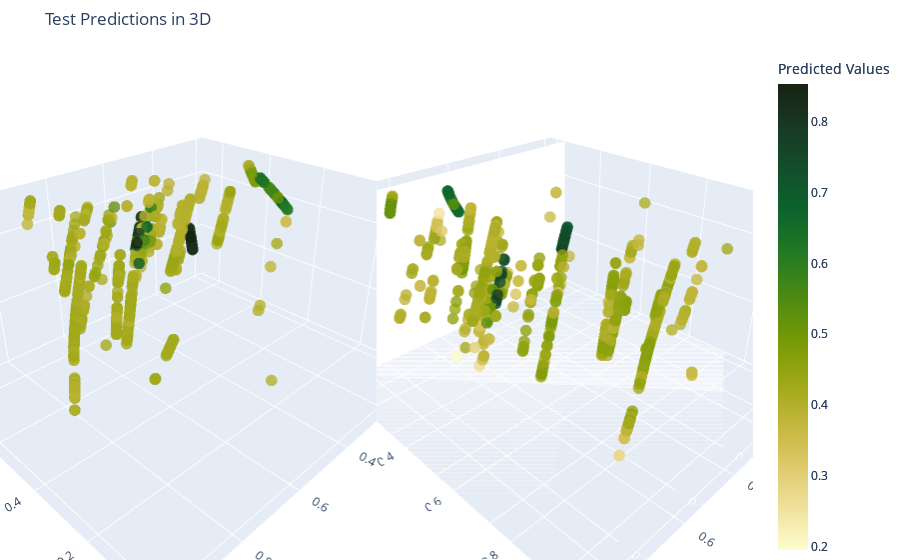

The notebook cell saved with this chart:
### Code cell
import plotly.graph_objects as go

# Extract relevant rows from deposit_data for the test set
test_data_xyz = deposit_data.loc[idx_test, ['X', 'Y', 'Z']].values

# Determine the color range based on both sets of predictions
min_value = min(test_predictions_nn.min(), test_predictions_dk.min())
max_value = max(test_predictions_nn.max(), test_predictions_dk.max())

# Create subplot figure
fig = go.Figure()

# Define the first subplot (left side)
fig.add_trace(go.Scatter3d(
    x=test_data_xyz[:, 0],  # X coordinates
    y=test_data_xyz[:, 1],  # Y coordinates
    z=test_data_xyz[:, 2],  # Z coordinates
    mode='markers',
    marker=dict(
        size=4,
        color=test_predictions_nn.ravel(),  # Color based on predictions
        colorscale='speed',    # Color scale
        cmin=min_value,
        cmax=max_value,
        opacity=0.8,
        colorbar=dict(title='Predicted Values')
    ),
    showlegend=False
))

# Define the second subplot (right side)
fig.add_trace(go.Scatter3d(
    x=test_data_xyz[:, 0],  # X coordinates
    y=test_data_xyz[:, 1],  # Y coordinates
    z=test_data_xyz[:, 2],  # Z coordinates
    mode='markers',
    marker=dict(
        size=4,
        color=test_predictions_dk.ravel(),  # Color based on predictions
        colorscale='speed',    # Color scale
        cmin=min_value,
        cmax=max_value,
        opacity=0.8,
        colorbar=dict(title='Predicted Values')
    ),
    showlegend=False,
    scene='scene2'
))

# Update layout for both subplots
fig.update_layout(
    title='Test Predictions in 3D',
    scene=dict(
        xaxis_title='X',
        yaxis_title='Y',
        zaxis_title='Z',
        domain=dict(x=[0, 0.5]),
        camera_eye=dict(x=-1.25, y=1.25, z=1)
    ),
    scene2=dict(
        xaxis_title='X',
        yaxis_title='Y',
        zaxis_title='Z',
        domain=dict(x=[0.5, 1]),
        camera_eye=dict(x=1.25, y=1.25, z=1)
    ),
    margin=dict(l=0, r=0, b=0, t=50),
)

# Show plot
fig.show()

### Figure 1 — Plotly figure (JSON) as saved in the notebook; plotly's stock layout.template omitted (floating-point values rounded to 4 significant figures; data arrays with more than 128 entries replaced by an {"elided": "..."} marker saying what was removed)
{"data": [{"marker": {"cmax": 0.8537, "cmin": 0.1949, "color": {"elided": "786 float values"}, "colorbar": {"title": {"text": "Predicted Values"}}, "colorscale": [[0, "rgb(254, 252, 205)"], [0.09091, "rgb(239, 225, 156)"], [0.1818, "rgb(221, 201, 106)"], [0.2727, "rgb(194, 182, 59)"], [0.3636, "rgb(157, 167, 21)"], [0.4545, "rgb(116, 153, 5)"], [0.5455, "rgb(75, 138, 20)"], [0.6364, "rgb(35, 121, 36)"], [0.7273, "rgb(11, 100, 44)"], [0.8182, "rgb(18, 78, 43)"], [0.9091, "rgb(25, 56, 34)"], [1, "rgb(23, 35, 18)"]], "opacity": 0.8, "size": 4}, "mode": "markers", "showlegend": false, "type": "scatter3d", "x": {"elided": "786 float values"}, "y": {"elided": "786 float values"}, "z": {"elided": "786 float values"}}, {"marker": {"cmax": 0.8537, "cmin": 0.1949, "color": {"elided": "786 float values"}, "colorbar": {"title": {"text": "Predicted Values"}}, "colorscale": [[0, "rgb(254, 252, 205)"], [0.09091, "rgb(239, 225, 156)"], [0.1818, "rgb(221, 201, 106)"], [0.2727, "rgb(194, 182, 59)"], [0.3636, "rgb(157, 167, 21)"], [0.4545, "rgb(116, 153, 5)"], [0.5455, "rgb(75, 138, 20)"], [0.6364, "rgb(35, 121, 36)"], [0.7273, "rgb(11, 100, 44)"], [0.8182, "rgb(18, 78, 43)"], [0.9091, "rgb(25, 56, 34)"], [1, "rgb(23, 35, 18)"]], "opacity": 0.8, "size": 4}, "mode": "markers", "scene": "scene2", "showlegend": false, "type": "scatter3d", "x": {"elided": "786 float values"}, "y": {"elided": "786 float values"}, "z": {"elided": "786 float values"}}], "layout": {"margin": {"b": 0, "l": 0, "r": 0, "t": 50}, "scene": {"camera": {"eye": {"x": -1.25, "y": 1.25, "z": 1}}, "domain": {"x": [0, 0.5]}, "xaxis": {"title": {"text": "X"}}, "yaxis": {"title": {"text": "Y"}}, "zaxis": {"title": {"text": "Z"}}}, "scene2": {"camera": {"eye": {"x": 1.25, "y": 1.25, "z": 1}}, "domain": {"x": [0.5, 1]}, "xaxis": {"title": {"text": "X"}}, "yaxis": {"title": {"text": "Y"}}, "zaxis": {"title": {"text": "Z"}}}, "title": {"text": "Test Predictions in 3D"}}}
